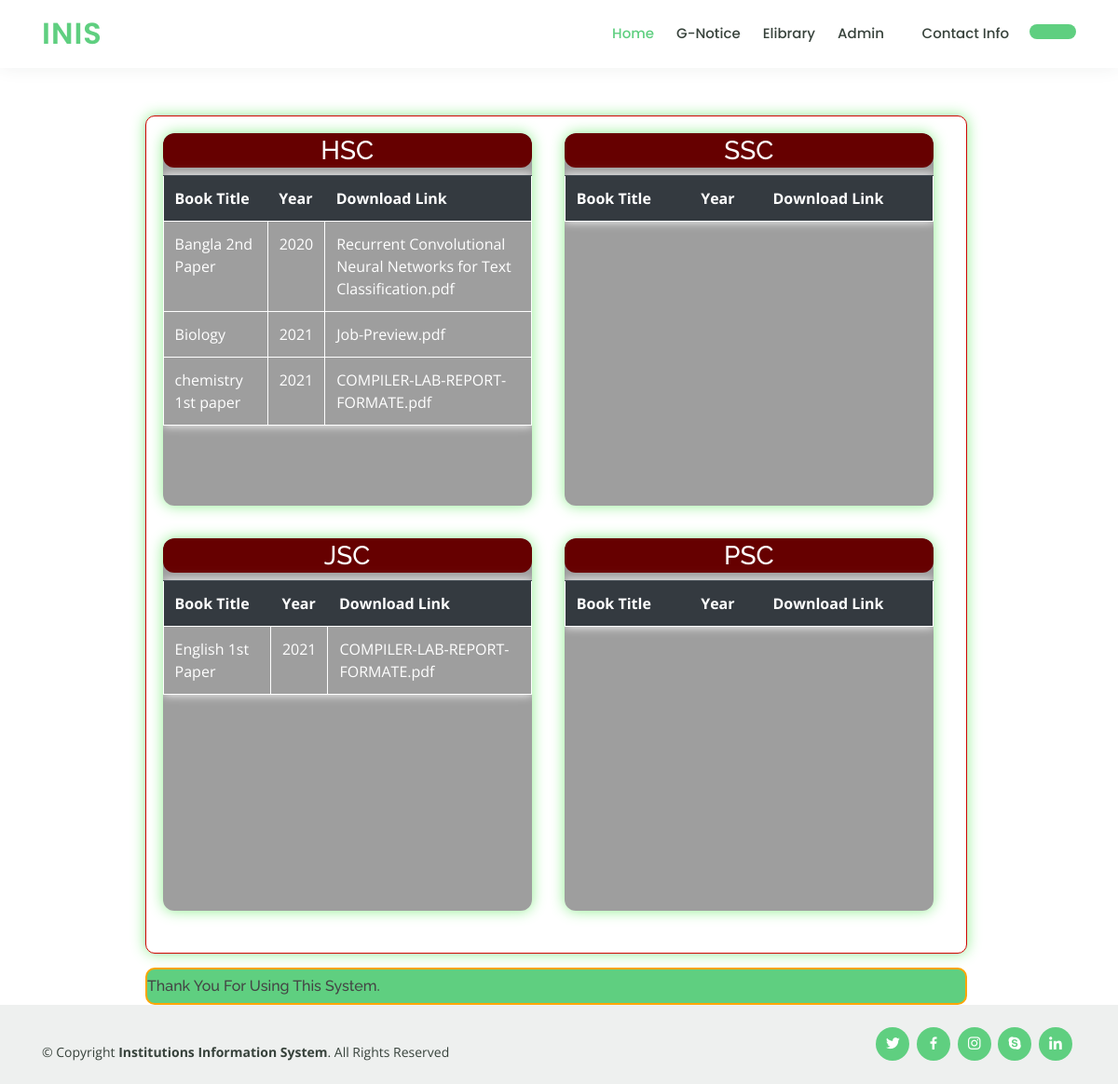
The app's page /ebook.php with its own data.
### tables this page shows
CREATE TABLE `tbbooks` (
  `bookTitile` varchar(500) NOT NULL,
  `class` varchar(50) NOT NULL,
  `bookpath` varchar(500) NOT NULL,
  `year` varchar(500) NOT NULL
);

### ebook.php (the view, shortened to what this page needs)
<?php
include_once('./config/dbConnection.php');
?>
<!DOCTYPE html>
<html lang="en">
<head>
  <link href="assets/vendor/bootstrap/css/bootstrap.min.css" rel="stylesheet">
  <link href="assets/vendor/icofont/icofont.min.css" rel="stylesheet">
  <link href="assets/vendor/boxicons/css/boxicons.min.css" rel="stylesheet">
  <link href="assets/vendor/remixicon/remixicon.css" rel="stylesheet">
  <link href="assets/vendor/owl.carousel/assets/owl.carousel.min.css" rel="stylesheet">
  <link href="assets/vendor/animate.css/animate.min.css" rel="stylesheet">
  <link href="assets/vendor/aos/aos.css" rel="stylesheet">
  <link href="assets/css/style.css" rel="stylesheet">
</head>
<body>
<header>
  <?php include './navbar.php'; ?>
  </header>
<main>
<div class="boxtwo" style="border-radius: 10px;width:73.5%; height:900px; margin-left:13%;margin-top:100px;background-color:white">
      <div class="box-cnt">
        <h3 class="box-cnt-h">HSC</h3>
           <table class="table box-table">
                  <tr class="thead-dark">
                      <th scope="col">Book Title</th>
                      <th scope="col">Year</th>
                       <th scope="col">Download Link</th>
                  </tr>
              <?php  $data=mysqli_query($conn,"SELECT * FROM tbbooks");
                    while($row = mysqli_fetch_array($data))
                     {
                        if($row["class"]=="HSC"){
                          $bookid_tt= $row["bookpath"];
                          $lg2="<a href='./books/$bookid_tt'>";
                          echo "<tr>";
                          echo "<td>" ;echo $row["bookTitile"]; echo "</td>";
                          echo "<td>"; echo $row["year"]; echo "</td>";
                          echo "<td>"; echo "$lg2";echo $row["bookpath"]; echo "</a>"; echo "</td>";
                          echo "</tr>";
                        }
                      }
                  ?>
                  </table>
      </div>
      <div class="box-cnt">
        <h3 class="box-cnt-h">SSC</h3>
          <table class="box-table table">
                <tr class="thead-dark">
                      <th scope="col">Book Title</th>
                      <th scope="col">Year</th>
                       <th scope="col">Download Link</th>
                  </tr>
                  </table>
      </div>
        <br/clear="all">
      <div class="box-cnt">
        <h3 class="box-cnt-h">JSC</h3>
          <table class="table box-table">
          <tr class="thead-dark">
                      <th scope="col">Book Title</th>
                      <th scope="col">Year</th>
                       <th scope="col">Download Link</th>
                  </tr>
                  <?php  $data=mysqli_query($conn,"SELECT * FROM tbbooks");
                    while($row = mysqli_fetch_array($data))
                     {
                        if($row["class"]=="Eight"){
                          $bookid_tt= $row["bookpath"];
                          $lg2="<a href='./books/$bookid_tt'>";
                          echo "<tr>";
                          echo "<td>" ;echo $row["bookTitile"]; echo "</td>";
                          echo "<td>"; echo $row["year"]; echo "</td>";
                          echo "<td>"; echo "$lg2";echo $row["bookpath"]; echo "</a>"; echo "</td>";
                          echo "</tr>";
                        }
                      }
                  ?>
                  </table>
      </div>
      <div class="box-cnt">
        <h3 class="box-cnt-h">PSC</h3>
          <table class="table box-table">
                  <tr class="thead-dark">
                      <th scope="col">Book Title</th>
                      <th scope="col">Year</th>
                       <th scope="col">Download Link</th>
                  </tr>
                  </table>
      </div>
    </div>
        <div class="boxthree" style="background-color: #5fcf80; border:solid 2px orange;border-radius: 10px; width:73.5%; height:40px; margin-left:13%; margin-top:15px" >
          <marquee behavior="alternate" direction="right" loop="1" style="margin-right:38%;"><h6 class="mt-2">Thank You For Using This System.</h6></marquee>
        </div>
</main>
  <footer id="footer">
    <div class="container d-md-flex py-4">
<div class="mr-md-auto text-center text-md-left pt-3">
  <div class="copyright">
    &copy; Copyright <strong><span>Institutions Information System</span></strong>. All Rights Reserved
  </div>
</div>
<div class="social-links text-center text-md-right pt-3 pt-md-0">
  <a href="#" class="twitter"><i class="bx bxl-twitter"></i></a>
  <a href="#" class="facebook"><i class="bx bxl-facebook"></i></a>
  <a href="#" class="instagram"><i class="bx bxl-instagram"></i></a>
  <a href="#" class="google-plus"><i class="bx bxl-skype"></i></a>
  <a href="#" class="linkedin"><i class="bx bxl-linkedin"></i></a>
</div>
</div>
</footer>
</body>
</html>

### navbar.php (shortened to what this page needs)
<?php
  if ($_SESSION['name']=="Akash kumar sushil"){?>
    <header id="header" class="fixed-top">
      <div class="container d-flex align-items-center">
     <h1 class="logo mr-auto"><a href="home.php">InIS</a></h1>
        <nav class="nav-menu d-none d-lg-block">
          <ul>
            <li ><a href="home.php">Home</a></li>
            <li><a href="viewNotice.php">G-Notice</a></li>
            <li><a href="ebook.php">Elibrary</a></li>
            <li><a href="addContact.php">Contact</a></li>
            <li><a href="index.php">Find Result</a></li>
          </ul>
        </nav>
        <div class="dropdown show">
      <a class="get-started-btn" href="#" id="dropdownMenuButton" data-toggle="dropdown" aria-haspopup="true" aria-expanded="false"> <?php echo $_SESSION['name']?></a>
      <div class="dropdown-menu" >
              <div class="modal-dialog" role="document" >
                <div class="modal-content" >
                <img src="<?php echo $_SESSION['pic']?>"  style="margin-left: 8.5rem!important;" width="65px" height="65px"/>s
                    <h6 style="margin-left: 6rem!important;"> <?php echo $_SESSION['name']?></h6>
                  <p class = "text-center"><?php echo $_SESSION['email']?></p>
                  <div class="modal-footer">
                    <button  class="get-started-btn"><a href="./logout.php" style="color:white;">logout</a></button>
                  </div>
              </div>
            </div>
      </div>
    </div>
      </div>
    </header>
  <?php }
  else{?>
  <header id="header" class="fixed-top">
    <div class="container d-flex align-items-center">
    <h1 class="logo mr-auto"><a href="home.php">InIS</a></h1>
      <nav class="nav-menu d-none d-lg-block">
        <ul>
          <li class="active"><a href="home.php">Home</a></li>
          <li><a href="viewNotice.php">G-Notice</a></li>
          <li><a href="ebook.php">Elibrary</a></li>
          <li class="drop-down"><a href="">Admin</a>
          </li>
          <li><a href="viewContact.php">Contact Info</a></li>
        </ul>
      </nav>
      <div class="dropdown show">
      <a class="get-started-btn" href="#" id="dropdownMenuButton" data-toggle="dropdown" aria-haspopup="true" aria-expanded="false"> <?php echo $_SESSION['name']?></a>
    </div>
    </div>
  </header>
 <?php }?>

### assets/css/style.css (style rules this page uses)
body { font-family: "Open Sans", sans-serif; color: #444444; }
a { color: #5fcf80; }
h1, h2, h3, h4, h5, h6 { font-family: "Raleway", sans-serif; }
#header { background: #fff; transition: all 0.5s; z-index: 997; padding: 15px 0; box-shadow: 0px 0 18px rgba(55, 66, 59, 0.08); }
#header .logo { font-size: 32px; margin: 0; padding: 0; line-height: 1; font-weight: 600; letter-spacing: 1px; text-transform: uppercase; font-family: "Poppins", sans-serif; }
#header .logo a { color: #5fcf80; }
.nav-menu ul { margin: 0; padding: 0; list-style: none; }
.nav-menu > ul { display: flex; }
.nav-menu > ul > li { position: relative; white-space: nowrap; padding: 10px 0 10px 24px; }
.nav-menu a { display: block; position: relative; color: #37423b; transition: 0.3s; font-size: 15px; font-family: "Poppins", sans-serif; font-weight: 500; }
.nav-menu a:hover, .nav-menu .active > a, .nav-menu li:hover > a { color: #5fcf80; }
.nav-menu .drop-down > a:after { content: "\ea99"; font-family: IcoFont; padding-left: 5px; }
.get-started-btn { margin-left: 22px; background: #5fcf80; color: #fff; border-radius: 50px; padding: 8px 25px; white-space: nowrap; transition: 0.3s; font-size: 14px; display: inline-block; }
#footer { color: #37423b; font-size: 14px; background: #eef0ef; }
#footer .social-links a { font-size: 18px; display: inline-block; background: #5fcf80; color: #fff; line-height: 1; padding: 8px 0; margin-right: 4px; border-radius: 50%; text-align: center; width: 36px; height: 36px; transition: 0.3s; }

### ebook.php (style rules this page uses)
.boxtwo { background-size: cover; box-shadow:0px 0px 15px lightgreen; border:solid 1px #CF0403; }
.box-cnt { box-shadow: 0px 0px 15px lightgreen; background:rgba(0,0,0,0.38); float:left; border-radius:12px; overflow: auto; height:400px; width:45%; margin: 2% 2%; float: left; }
.box-cnt-h { color:white; text-align: center; padding-top:2px; padding-bottom: 2px; background:#660000; border-radius:12px; }
.box-table { color: white; border-collapse: collapse; box-shadow: 0px 0px 10px white; height: auto; }
.box-table td,tr { border: 1px solid white; }
a { color: white; }

### records on screen
tbbooks: bookTitile "Bangla 2nd Paper", year "2020", bookpath "Recurrent Convolutional Neural Networks for Text Classification.pdf"
tbbooks: bookTitile "Biology", year "2021", bookpath "Job-Preview.pdf"
tbbooks: bookTitile "chemistry 1st paper", year "2021", bookpath "COMPILER-LAB-REPORT-FORMATE.pdf"
tbbooks: bookTitile "English 1st Paper", year "2021", bookpath "COMPILER-LAB-REPORT-FORMATE.pdf"
